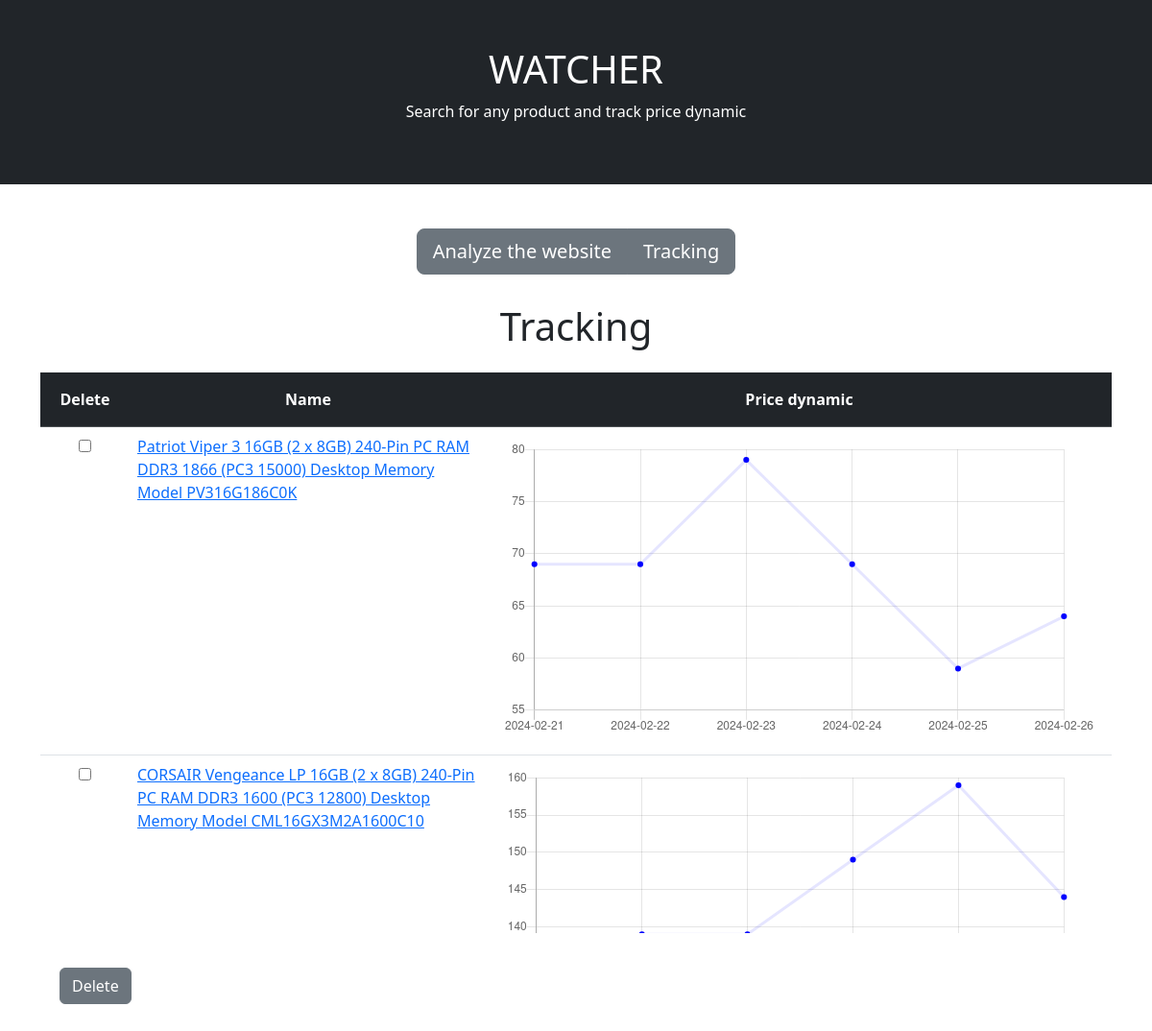
The page /tracking on the database its author committed.
### tables this page shows
CREATE TABLE product (id INTEGER PRIMARY KEY AUTOINCREMENT, link TEXT, name TEXT);

### app.py (the view)
@app.route("/tracking", methods=["GET", "POST"])
def tracking():
    if request.method == "POST":
        links = request.form.getlist("link")
        if not links:
            return apology("To delete tracking item please choose them")
        for link in links:
            id = db.execute("SELECT id FROM product WHERE link = ?", link)[0]["id"]
            db.execute("DELETE FROM track WHERE product_id = ?", id)
            db.execute("DELETE FROM product WHERE id = ?", id)
        return redirect("/tracking")
    else:
        products = db.execute("SELECT * FROM product")
        prod_list = [[] for _ in range(len(products))]
        for i, product in enumerate(products):
            prod_list[i].append(product["link"])
            prod_list[i].append(product["name"])
            tracks = db.execute("SELECT date, price FROM track WHERE product_id = ? ORDER BY date", product["id"])
            d_l = []
            for track in tracks:
                d_l.append(track["date"])
            prod_list[i].append(d_l)
            p_l = []
            for track in tracks:
                p_l.append(track["price"])
            prod_list[i].append(p_l)
        return render_template("tracking.html", prod_list=prod_list)

### templates/tracking.html (shortened to what this page needs)
{% extends "layout.html" %}
{% block main %}
<h1 style="text-align: center;">Tracking</h1>
<form action="/tracking" method="post">
    <div class="tableFixHead">
        <div class="container mt-3">
            <table class="table table-hover">
                <thead class="table-dark">
                    <tr>
                        <div class="row">
                            <th class="col-sm-1 p-3" style="text-align: center;">Delete</th>
                            <th class="col-md-4 p-3" style="text-align: center;">Name</th>
                            <th class="col-md-8 p-3" style="text-align: center;">Price dynamic</th>
                        </div>
                    </tr>
                </thead>
                <tbody>
                {% for product in prod_list %}
                    <tr>
                        <td style="text-align: center;">
                            <input name="link" type="checkbox" value="{{ product[0] }}">
                        </td>
                        <td><a href="{{ product[0] }}">{{ product[1] }}</a></td>
                        <td class="col-md-8 p-3">
                            <canvas id="myChart{{ loop.index }}" style="width:100%;max-width:800px;"></canvas>
                            <script>
                                const x{{ loop.index }} = {{product[2] | safe}};
                                const y{{ loop.index }} = {{product[3] | safe}};
                                new Chart("myChart{{ loop.index }}", {
                                type: "line",
                                data: {
                                    labels: x{{ loop.index }},
                                    datasets: [{
                                    fill: false,
                                    lineTension: 0,
                                    backgroundColor: "rgba(0,0,255,1.0)",
                                    borderColor: "rgba(0,0,255,0.1)",
                                    data: y{{ loop.index }}
                                    }]
                                },
                                options: {
                                    legend: {display: false},
                                }
                                });
                            </script>
                        </td>
                    </tr>
                {% endfor %}
                </tbody>
            </table>
        </div>
    </div>
    <div class="container mt-3">
        <button class="btn btn-secondary" type="submit" style="margin:20px;">Delete</button>
    </div>
</form>
{% endblock %}

### templates/layout.html (shortened to what this page needs)
<!DOCTYPE html>
<html lang="en">
<head>
    <link href="https://cdn.jsdelivr.net/npm/bootstrap@5.3.2/dist/css/bootstrap.min.css" rel="stylesheet">
    </head>
    <body>
        <div class="container-fluid p-5 bg-primary bg-dark text-white text-center">
            <h1>WATCHER</h1>
            <p>Search for any product and track price dynamic</p>
        </div>
        <div class="container mt-3">
            <div class="text-center">
                <div class="btn-group" style="margin:30px;">
                    <a href="/" class="btn btn-secondary btn-lg">Analyze the website</a>
                    <a href="/tracking" class="btn btn-secondary btn-lg">Tracking</a>
                </div>
            </div>
        </div>
        {% block main %}{% endblock %}
    </body>
</html>

### templates/tracking.html (style rules this page uses)
.tableFixHead { overflow-y: auto; height: 600px; }
.tableFixHead thead th { position: sticky; top: 0px; }

### rows shown on the page
product: name "Patriot Viper 3 16GB (2 x 8GB) 240-Pin PC RAM DDR3 1866 (PC3 15000) Desktop Memory Model PV316G186C0K"
product: name "CORSAIR Vengeance LP 16GB (2 x 8GB) 240-Pin PC RAM DDR3 1600 (PC3 12800) Desktop Memory Model CML16GX3M2A1600C10"

### other values the page prints
chart data {{ product[3] | safe }} [69.0, 69.0, 79.0, 69.0, 59.0, 64.0], [129.0, 139.0, 139.0, 149.0, 159.0, 144.0], [159.0, 169.0, 179.0, 169.0, 174.0, 179.0], [449.0, 429.0, 479.0, 499.0, 549.0, 499.0]
